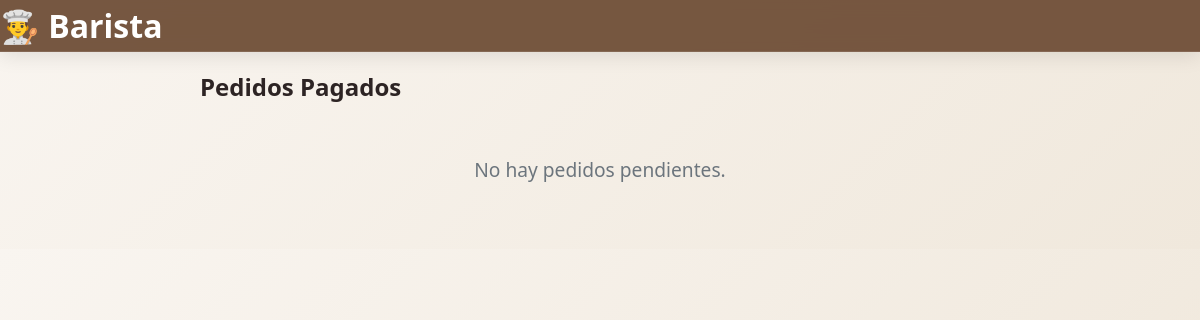
The app's page /barista (signed in), older data.
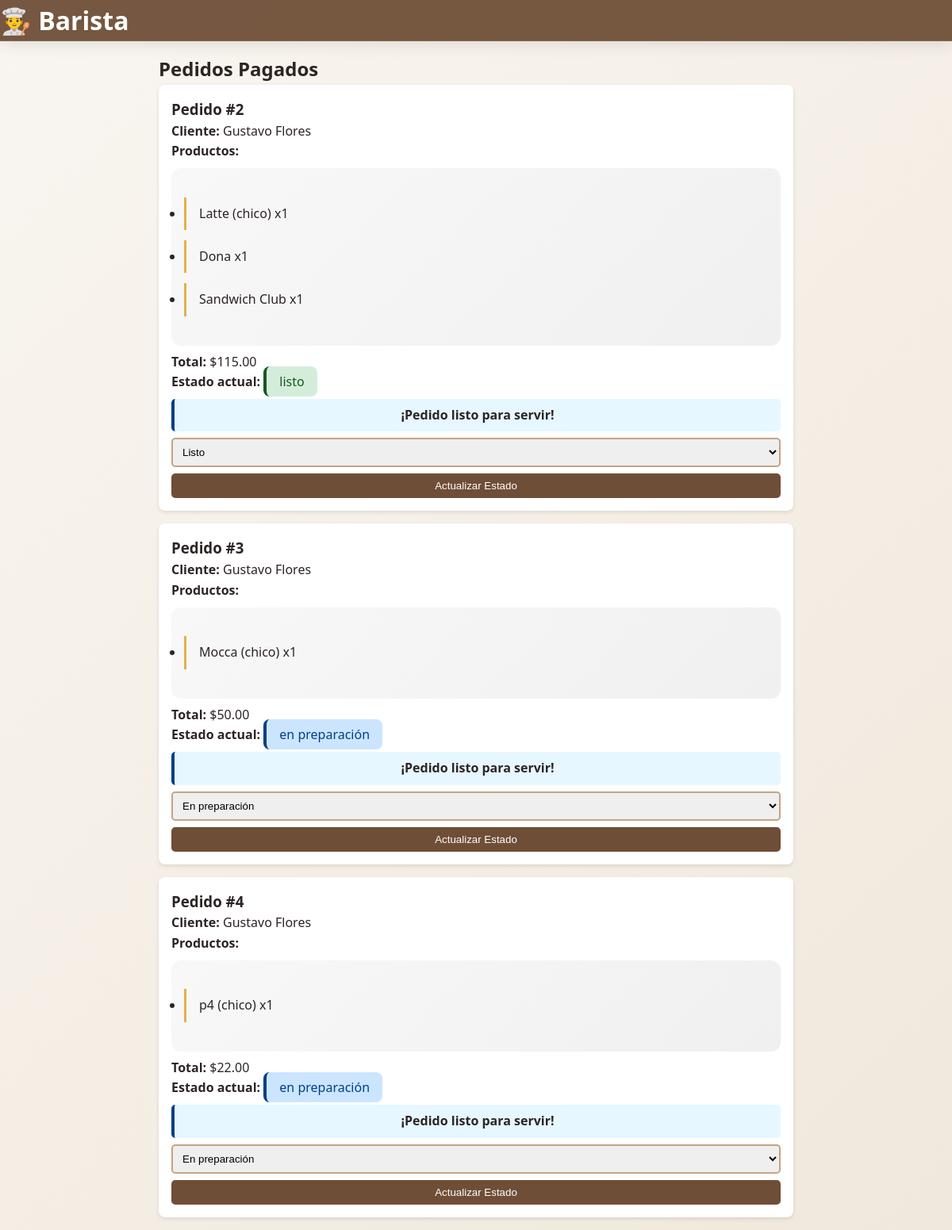
The same page, newer data.
### app.py (models this page shows)
class Pedido(db.Model):
    id = db.Column(db.Integer, primary_key=True)
    cliente = db.Column(db.String(50), nullable=False)
    productos = db.Column(db.String(500))
    estado = db.Column(db.String(20), default="pendiente")
    pago = db.Column(db.String(20), default="pendiente")
    total = db.Column(db.Float)
    fecha = db.Column(db.DateTime, default=datetime.now)
    hora_pago = db.Column(db.DateTime)
    hora_preparacion = db.Column(db.DateTime)

### app.py (the view)
@app.route('/barista')
@login_required
def barista():
    if session.get('role') != 'barista':
        flash('Acceso no autorizado', 'error')
        return redirect(url_for('login'))
    pedidos = Pedido.query.filter(Pedido.pago == "pagado", Pedido.estado != "terminado").order_by(Pedido.hora_pago).all()
    ahora = datetime.now()
    for pedido in pedidos:
        if pedido.hora_preparacion and ahora >= pedido.hora_preparacion and pedido.estado != "listo":
            pedido.estado = "listo"
            db.session.commit()
    return render_template('barista.html', pedidos=pedidos, ahora=ahora)

### app.py (called while the page is built)
def login_required(view):
    @functools.wraps(view)
    def wrapped_view(**kwargs):
        if 'logged_in' not in session:
            return redirect(url_for('login'))
        return view(**kwargs)
    return wrapped_view

### templates/barista.html (shortened to what this page needs)
<!DOCTYPE html>
<html lang="es">
<head>
    <link rel="stylesheet" href="{{ url_for('static', filename='styles.css') }}">
</head>
<body>
    <header>
        <h1>👨‍🍳 Barista</h1>
    </header>
    <main class="container" style="max-width: 800px; margin: 1rem auto;">
        <h2>Pedidos Pagados</h2>
        {% if not pedidos %}
            <p class="sin-pedidos">No hay pedidos pendientes.</p>
        {% endif %}
        {% for pedido in pedidos %}
        <div class="pedido-card">
            <h3>Pedido #{{ pedido.id }}</h3>
            <p><strong>Cliente:</strong> {{ pedido.cliente }}</p>
            <p><strong>Productos:</strong></p>
            <ul class="productos-lista">
                {% for producto in pedido.productos.split('|')[0].split(',') %}
                <li>{{ producto.strip() }}</li>
                {% endfor %}
            </ul>
            <p><strong>Total:</strong> ${{ "%.2f"|format(pedido.total) }}</p>
            <p><strong>Estado actual:</strong> <span class="estado-{{ pedido.estado | replace(' ', '-') }}">{{ pedido.estado }}</span></p>
            {% if pedido.pago == 'pagado' and pedido.hora_preparacion %}
            <div class="tiempo-preparacion">
                {% if ahora < pedido.hora_preparacion %}
                <p>Tiempo restante: {{ ((pedido.hora_preparacion - ahora).seconds // 60) + 1 }} minutos</p>
                {% else %}
                <p>¡Pedido listo para servir!</p>
                {% endif %}
            </div>
            {% endif %}
            <form action="{{ url_for('actualizar_estado', id=pedido.id) }}" method="post">
                <select name="estado" class="estado-select">
                    <option value="en preparación" {% if pedido.estado == 'en preparación' %}selected{% endif %}>En preparación</option>
                    <option value="listo" {% if pedido.estado == 'listo' %}selected{% endif %}>Listo</option>
                </select>
                <button type="submit" class="btn-actualizar">Actualizar Estado</button>
            </form>
        </div>
        {% endfor %}
    </main>
</body>
</html>

### static/styles.css (style rules this page uses)
:root { --primary: #6F4E37; --primary-dark: #5a3d2a; --secondary: #C4A484; --accent: #E3B04B; --accent-hover: #d4a017; --text: #2D2424; --light-bg: #F9F5F0; --shadow-sm: 0 2px 8px rgba(0,0,0,0.08); --shadow-md: 0 4px 16px rgba(0,0,0,0.12); --shadow-lg: 0 8px 24px rgba(0,0,0,0.15); --transition: all 0.3s cubic-bezier(0.4, 0, 0.2, 1); }
* { box-sizing: border-box; margin: 0; padding: 0; }
body { font-family: 'Segoe UI', Tahoma, Geneva, Verdana, sans-serif; background: linear-gradient(135deg, #F9F5F0 0%, #f0e8dc 100%); color: var(--text); line-height: 1.6; overflow-x: hidden; }
.container { width: 90%; max-width: 1200px; margin: 0 auto; }
header { background: rgba(111, 78, 55, 0.95); backdrop-filter: blur(10px); color: white; position: sticky; top: 0; z-index: 100; box-shadow: 0 4px 20px rgba(0,0,0,0.1); border-bottom: 1px solid rgba(255,255,255,0.1); }
.productos-lista { text-align: left; padding: 1.5rem; background: linear-gradient(135deg, #f8f8f8 0%, #f0f0f0 100%); border-radius: 12px; margin-top: 1.5rem; }
.productos-lista li { margin: 0.8rem 0; padding: 0.5rem; border-left: 3px solid var(--accent); padding-left: 1rem; }
.tiempo-preparacion { margin-top: 0.8rem; padding: 0.8rem; background: linear-gradient(135deg, #e6f7ff 0%, #cce5ff 100%); border-radius: 10px; text-align: center; font-weight: 700; border-left: 4px solid #004085; }
.estado-en-preparación { background: linear-gradient(135deg, #CCE5FF 0%, #99ccff 100%); color: #004085; padding: 0.5rem 1rem; border-radius: 8px; border-left: 4px solid #004085; }
.estado-listo { background: linear-gradient(135deg, #D4EDDA 0%, #a9dfb8 100%); color: #155724; padding: 0.5rem 1rem; border-radius: 8px; border-left: 4px solid #155724; }

### templates/barista.html (style rules this page uses)
.pedido-card { background: white; border-radius: 8px; padding: 1rem; margin-bottom: 1rem; box-shadow: 0 2px 5px rgba(0,0,0,0.1); }
.estado-select { width: 100%; padding: 0.5rem; margin-top: 0.5rem; border: 2px solid var(--secondary); border-radius: 5px; }
.btn-actualizar { background: var(--primary); color: white; border: none; padding: 0.5rem 1rem; border-radius: 5px; width: 100%; margin-top: 0.5rem; cursor: pointer; }
.tiempo-preparacion { margin-top: 0.5rem; padding: 0.5rem; background: #e6f7ff; border-radius: 5px; text-align: center; font-weight: bold; }
.estado-en-preparación { background: #CCE5FF; color: #004085; }
.estado-listo { background: #D4EDDA; color: #155724; }
.productos-lista { margin: 0.5rem 0; padding-left: 1rem; }

Row changes from the older to the newer data that the page shows:
added Pedido: id "2", cliente "Gustavo Flores", strip "Latte (chico) x1" "Dona x1" "Sandwich Club x1", total "115.00", estado "listo", pago "¡Pedido listo para servir!", estado "Listo"
added Pedido: id "3", cliente "Gustavo Flores", strip "Mocca (chico) x1", total "50.00", estado "en preparación", pago "¡Pedido listo para servir!", estado "En preparación"
added Pedido: id "4", cliente "Gustavo Flores", strip "p4 (chico) x1", total "22.00", estado "en preparación", pago "¡Pedido listo para servir!", estado "En preparación"
Text that changed along with them:
text no longer shown: "No hay pedidos pendientes."
